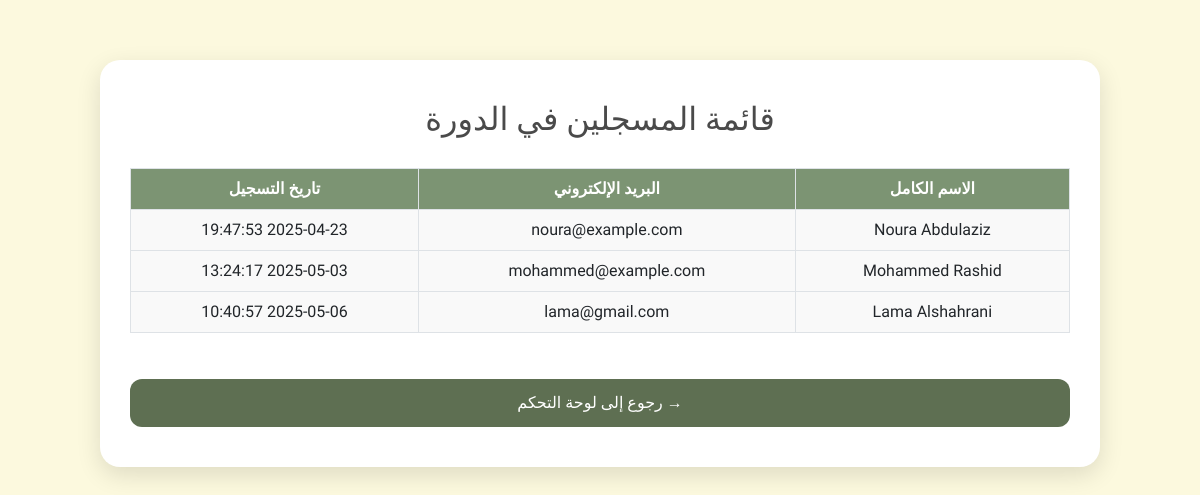
Screenshot of /view_enrolled.php?id=3 (signed in) with the database file from the repository.
### tables this page shows
CREATE TABLE `new_enrollments` (
  `EnrollmentId` int(11) NOT NULL,
  `CraftspersonId` int(11) NOT NULL,
  `CourseId` int(11) NOT NULL,
  `EnrollmentDate` datetime DEFAULT current_timestamp()
);

CREATE TABLE `new_profiles` (
  `UserId` int(11) NOT NULL,
  `firstName` varchar(100) DEFAULT NULL,
  `lastName` varchar(100) DEFAULT NULL,
  `email` varchar(150) DEFAULT NULL,
  `region` varchar(100) DEFAULT NULL,
  `interests` text DEFAULT NULL,
  `created_at` timestamp NOT NULL DEFAULT current_timestamp(),
  `passwordHash` varchar(255) DEFAULT NULL
);

### view_enrolled.php (the view, shortened to what this page needs)
<?php
$conn = new mysqli("localhost", "root", "", "new_crafts_db");
$courseId = isset($_GET['id']) ? intval($_GET['id']) : 0;
$stmtOwner = $conn->prepare("SELECT CraftsmanId FROM new_courses WHERE CourseId = ?");
$stmtOwner->bind_param("i", $courseId);
$stmtOwner->execute();
$resultOwner = $stmtOwner->get_result();
$courseOwnerId = $resultOwner->fetch_assoc()['CraftsmanId'] ?? 0;
$enrollments = [];
$stmt = $conn->prepare("
    SELECT
        e.EnrollmentDate,
        CONCAT(p.firstName, ' ', p.lastName) AS fullName,
        p.email
    FROM new_enrollments e
    LEFT JOIN new_profiles p ON p.UserId = e.CraftspersonId
    WHERE e.CourseId = ? AND e.CraftspersonId != ?
");
$stmt->bind_param("ii", $courseId, $courseOwnerId);
$stmt->execute();
$result = $stmt->get_result();
while ($row = $result->fetch_assoc()) {
    $enrollments[] = $row;
}
?>
<!DOCTYPE html>
<html lang="ar" dir="rtl">
<head>
    <link href="https://cdn.jsdelivr.net/npm/bootstrap@5.3.0/dist/css/bootstrap.rtl.min.css" rel="stylesheet">
</head>
<body>
<div class="container">
    <h2>قائمة المسجلين في الدورة</h2>
    <?php if (count($enrollments) > 0): ?>
        <div class="table-responsive">
            <table class="table table-bordered align-middle">
                <thead>
                    <tr>
                        <th>الاسم الكامل</th>
                        <th>البريد الإلكتروني</th>
                        <th>تاريخ التسجيل</th>
                    </tr>
                </thead>
                <tbody>
                    <?php foreach ($enrollments as $enrolled): ?>
                        <tr>
                            <td><?= htmlspecialchars($enrolled['fullName']) ?></td>
                            <td><?= htmlspecialchars($enrolled['email']) ?></td>
                            <td><?= htmlspecialchars($enrolled['EnrollmentDate']) ?></td>
                        </tr>
                    <?php endforeach; ?>
                </tbody>
            </table>
        </div>
    <?php else: ?>
        <p class="no-enrollments">لا يوجد مستفيدين مسجلين في هذه الدورة بعد.</p>
    <?php endif; ?>
    <a href="artisan_dashboard.php" class="btn-back">→ رجوع إلى لوحة التحكم</a>
</div>
</body>
</html>

### view_enrolled.php (style rules this page uses)
body { background-color: #FCF9DE; font-family: 'Tajawal', sans-serif; padding: 60px 20px; }
.container { background-color: #ffffff; border-radius: 20px; padding: 40px 30px; max-width: 1000px; margin: auto; box-shadow: 0 8px 25px rgba(0,0,0,0.12); }
h2 { text-align: center; color: #4a4a4a; margin-bottom: 30px; }
.table th { background-color: #7C9473; color: white; font-weight: bold; text-align: center; vertical-align: middle; }
.table td { text-align: center; vertical-align: middle; background-color: #f9f9f9; }
.btn-back { display: block; margin: 30px auto 0; background-color: #5E6F52; color: white; padding: 12px 30px; border-radius: 12px; text-align: center; text-decoration: none; font-size: 16px; transition: background-color 0.3s ease; }

### rows the page displays
new_enrollments: fullName "Noura Abdulaziz", new_profiles.email "noura@example.com", EnrollmentDate "2025-04-23 19:47:53"
new_enrollments: fullName "Mohammed Rashid", new_profiles.email "mohammed@example.com", EnrollmentDate "2025-05-03 13:24:17"
new_enrollments: fullName "Lama Alshahrani", new_profiles.email "lama@gmail.com", EnrollmentDate "2025-05-06 10:40:57"
